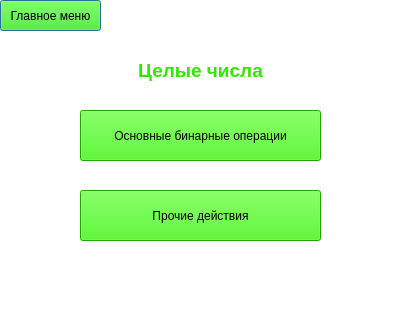
<?xml version="1.0" encoding="UTF-8"?>
<ui version="4.0">
 <class>ZModulesWindowMain</class>
 <widget class="QDialog" name="ZModulesWindowMain">
  <property name="geometry">
   <rect>
    <x>0</x>
    <y>0</y>
    <width>403</width>
    <height>314</height>
   </rect>
  </property>
  <property name="sizePolicy">
   <sizepolicy hsizetype="Fixed" vsizetype="Fixed">
    <horstretch>0</horstretch>
    <verstretch>0</verstretch>
   </sizepolicy>
  </property>
  <property name="windowTitle">
   <string>Модули Z</string>
  </property>
  <property name="styleSheet">
   <string notr="true">background-color: white</string>
  </property>
  <widget class="QPushButton" name="pushButton_main">
   <property name="geometry">
    <rect>
     <x>0</x>
     <y>0</y>
     <width>101</width>
     <height>31</height>
    </rect>
   </property>
   <property name="styleSheet">
    <string notr="true">background-color: #2EE800;</string>
   </property>
   <property name="text">
    <string>Главное меню</string>
   </property>
  </widget>
  <widget class="QPushButton" name="pushButton_bin">
   <property name="geometry">
    <rect>
     <x>80</x>
     <y>110</y>
     <width>241</width>
     <height>51</height>
    </rect>
   </property>
   <property name="styleSheet">
    <string notr="true">background-color: #2EE800;</string>
   </property>
   <property name="text">
    <string>Основные бинарные операции</string>
   </property>
  </widget>
  <widget class="QPushButton" name="pushButton_other">
   <property name="geometry">
    <rect>
     <x>80</x>
     <y>190</y>
     <width>241</width>
     <height>51</height>
    </rect>
   </property>
   <property name="styleSheet">
    <string notr="true">background-color: #2EE800;</string>
   </property>
   <property name="text">
    <string>Прочие действия</string>
   </property>
  </widget>
  <widget class="QLabel" name="label">
   <property name="geometry">
    <rect>
     <x>0</x>
     <y>50</y>
     <width>401</width>
     <height>41</height>
    </rect>
   </property>
   <property name="font">
    <font>
     <pointsize>14</pointsize>
     <weight>75</weight>
     <bold>true</bold>
    </font>
   </property>
   <property name="styleSheet">
    <string notr="true">color: #2EE800</string>
   </property>
   <property name="text">
    <string>Целые числа</string>
   </property>
   <property name="alignment">
    <set>Qt::AlignCenter</set>
   </property>
  </widget>
 </widget>
 <resources/>
 <connections/>
</ui>
